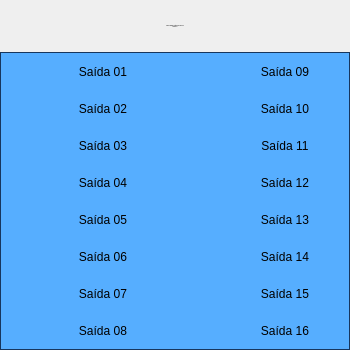
<?xml version="1.0" encoding="UTF-8"?>
<ui version="4.0">
 <class>Form</class>
 <widget class="QWidget" name="Form">
  <property name="geometry">
   <rect>
    <x>0</x>
    <y>0</y>
    <width>350</width>
    <height>350</height>
   </rect>
  </property>
  <property name="minimumSize">
   <size>
    <width>350</width>
    <height>350</height>
   </size>
  </property>
  <property name="maximumSize">
   <size>
    <width>350</width>
    <height>350</height>
   </size>
  </property>
  <property name="windowTitle">
   <string>Cartão 5069-OB16 08 Remota 01</string>
  </property>
  <layout class="QVBoxLayout" name="verticalLayout">
   <property name="spacing">
    <number>0</number>
   </property>
   <property name="leftMargin">
    <number>0</number>
   </property>
   <property name="topMargin">
    <number>0</number>
   </property>
   <property name="rightMargin">
    <number>0</number>
   </property>
   <property name="bottomMargin">
    <number>0</number>
   </property>
   <item>
    <layout class="QVBoxLayout" name="verticalLayout_2">
     <property name="spacing">
      <number>0</number>
     </property>
     <item>
      <widget class="PyDMLabel" name="PyDMLabel_17">
       <property name="font">
        <font>
         <pointsize>-1</pointsize>
        </font>
       </property>
       <property name="toolTip">
        <string/>
       </property>
       <property name="styleSheet">
        <string notr="true">PyDMLabel {
 qproperty-alignment: AlignCenter;
 border: 1px solid #FF17365D;
 background-color: #FF17365D;
 color: rgb(255, 255, 255);
 min-height: 45px;
 max-height: 45px;
 font-size: 14px;
}
</string>
       </property>
       <property name="midLineWidth">
        <number>0</number>
       </property>
       <property name="text">
        <string>Falhas Hardware Cartão 5069-OB16 08
Remota 01</string>
       </property>
       <property name="alignment">
        <set>Qt::AlignCenter</set>
       </property>
      </widget>
     </item>
     <item>
      <widget class="QFrame" name="frame">
       <property name="styleSheet">
        <string notr="true">QFrame#frame{
     border: 1px solid #FF17365D;
	 background-color: #56aeff;
}

PyDMByteIndicator {
  min-height: 1.50em;
  max-height: 1.50em;
  min-width: 1.50em;
}</string>
       </property>
       <property name="frameShape">
        <enum>QFrame::StyledPanel</enum>
       </property>
       <property name="frameShadow">
        <enum>QFrame::Raised</enum>
       </property>
       <layout class="QVBoxLayout" name="verticalLayout_3">
        <property name="spacing">
         <number>0</number>
        </property>
        <property name="leftMargin">
         <number>0</number>
        </property>
        <property name="topMargin">
         <number>0</number>
        </property>
        <property name="rightMargin">
         <number>0</number>
        </property>
        <property name="bottomMargin">
         <number>0</number>
        </property>
        <item>
         <layout class="QGridLayout" name="gridLayout">
          <property name="leftMargin">
           <number>5</number>
          </property>
          <property name="topMargin">
           <number>5</number>
          </property>
          <property name="rightMargin">
           <number>5</number>
          </property>
          <property name="bottomMargin">
           <number>5</number>
          </property>
          <property name="horizontalSpacing">
           <number>5</number>
          </property>
          <property name="verticalSpacing">
           <number>10</number>
          </property>
          <item row="4" column="0">
           <widget class="PyDMByteIndicator" name="PyDMByteIndicator_5">
            <property name="sizePolicy">
             <sizepolicy hsizetype="Fixed" vsizetype="Fixed">
              <horstretch>0</horstretch>
              <verstretch>0</verstretch>
             </sizepolicy>
            </property>
            <property name="minimumSize">
             <size>
              <width>27</width>
              <height>27</height>
             </size>
            </property>
            <property name="maximumSize">
             <size>
              <width>30</width>
              <height>27</height>
             </size>
            </property>
            <property name="toolTip">
             <string/>
            </property>
            <property name="channel" stdset="0">
             <string>ca://RA-RaSIA02:RF-IntlkComp-1:OutDig04-Mon.VAL</string>
            </property>
            <property name="onColor" stdset="0">
             <color>
              <red>255</red>
              <green>0</green>
              <blue>0</blue>
             </color>
            </property>
            <property name="offColor" stdset="0">
             <color>
              <red>0</red>
              <green>255</green>
              <blue>0</blue>
             </color>
            </property>
            <property name="showLabels" stdset="0">
             <bool>false</bool>
            </property>
            <property name="circles" stdset="0">
             <bool>true</bool>
            </property>
           </widget>
          </item>
          <item row="4" column="1">
           <widget class="PyDMLabel" name="PyDMLabel_5">
            <property name="sizePolicy">
             <sizepolicy hsizetype="Fixed" vsizetype="Fixed">
              <horstretch>0</horstretch>
              <verstretch>0</verstretch>
             </sizepolicy>
            </property>
            <property name="minimumSize">
             <size>
              <width>100</width>
              <height>25</height>
             </size>
            </property>
            <property name="maximumSize">
             <size>
              <width>100</width>
              <height>25</height>
             </size>
            </property>
            <property name="toolTip">
             <string/>
            </property>
            <property name="text">
             <string>Saída 05</string>
            </property>
            <property name="alignment">
             <set>Qt::AlignCenter</set>
            </property>
           </widget>
          </item>
          <item row="0" column="4">
           <widget class="PyDMLabel" name="PyDMLabel_9">
            <property name="sizePolicy">
             <sizepolicy hsizetype="Fixed" vsizetype="Fixed">
              <horstretch>0</horstretch>
              <verstretch>0</verstretch>
             </sizepolicy>
            </property>
            <property name="minimumSize">
             <size>
              <width>100</width>
              <height>25</height>
             </size>
            </property>
            <property name="maximumSize">
             <size>
              <width>100</width>
              <height>25</height>
             </size>
            </property>
            <property name="toolTip">
             <string/>
            </property>
            <property name="text">
             <string>Saída 09</string>
            </property>
            <property name="alignment">
             <set>Qt::AlignCenter</set>
            </property>
           </widget>
          </item>
          <item row="7" column="3">
           <widget class="PyDMByteIndicator" name="PyDMByteIndicator_16">
            <property name="sizePolicy">
             <sizepolicy hsizetype="Fixed" vsizetype="Fixed">
              <horstretch>0</horstretch>
              <verstretch>0</verstretch>
             </sizepolicy>
            </property>
            <property name="minimumSize">
             <size>
              <width>27</width>
              <height>27</height>
             </size>
            </property>
            <property name="maximumSize">
             <size>
              <width>30</width>
              <height>27</height>
             </size>
            </property>
            <property name="toolTip">
             <string/>
            </property>
            <property name="channel" stdset="0">
             <string>ca://RA-RaSIA02:RF-IntlkComp-1:OutDig15-Mon.VAL</string>
            </property>
            <property name="onColor" stdset="0">
             <color>
              <red>255</red>
              <green>0</green>
              <blue>0</blue>
             </color>
            </property>
            <property name="offColor" stdset="0">
             <color>
              <red>0</red>
              <green>255</green>
              <blue>0</blue>
             </color>
            </property>
            <property name="showLabels" stdset="0">
             <bool>false</bool>
            </property>
            <property name="circles" stdset="0">
             <bool>true</bool>
            </property>
           </widget>
          </item>
          <item row="2" column="1">
           <widget class="PyDMLabel" name="PyDMLabel_3">
            <property name="sizePolicy">
             <sizepolicy hsizetype="Fixed" vsizetype="Fixed">
              <horstretch>0</horstretch>
              <verstretch>0</verstretch>
             </sizepolicy>
            </property>
            <property name="minimumSize">
             <size>
              <width>100</width>
              <height>25</height>
             </size>
            </property>
            <property name="maximumSize">
             <size>
              <width>100</width>
              <height>25</height>
             </size>
            </property>
            <property name="toolTip">
             <string/>
            </property>
            <property name="text">
             <string>Saída 03</string>
            </property>
            <property name="alignment">
             <set>Qt::AlignCenter</set>
            </property>
           </widget>
          </item>
          <item row="6" column="1">
           <widget class="PyDMLabel" name="PyDMLabel_7">
            <property name="sizePolicy">
             <sizepolicy hsizetype="Fixed" vsizetype="Fixed">
              <horstretch>0</horstretch>
              <verstretch>0</verstretch>
             </sizepolicy>
            </property>
            <property name="minimumSize">
             <size>
              <width>100</width>
              <height>25</height>
             </size>
            </property>
            <property name="maximumSize">
             <size>
              <width>100</width>
              <height>25</height>
             </size>
            </property>
            <property name="toolTip">
             <string/>
            </property>
            <property name="text">
             <string>Saída 07</string>
            </property>
            <property name="alignment">
             <set>Qt::AlignCenter</set>
            </property>
           </widget>
          </item>
          <item row="3" column="1">
           <widget class="PyDMLabel" name="PyDMLabel_4">
            <property name="sizePolicy">
             <sizepolicy hsizetype="Fixed" vsizetype="Fixed">
              <horstretch>0</horstretch>
              <verstretch>0</verstretch>
             </sizepolicy>
            </property>
            <property name="minimumSize">
             <size>
              <width>100</width>
              <height>25</height>
             </size>
            </property>
            <property name="maximumSize">
             <size>
              <width>100</width>
              <height>25</height>
             </size>
            </property>
            <property name="toolTip">
             <string/>
            </property>
            <property name="text">
             <string>Saída 04</string>
            </property>
            <property name="alignment">
             <set>Qt::AlignCenter</set>
            </property>
           </widget>
          </item>
          <item row="1" column="3">
           <widget class="PyDMByteIndicator" name="PyDMByteIndicator_10">
            <property name="sizePolicy">
             <sizepolicy hsizetype="Fixed" vsizetype="Fixed">
              <horstretch>0</horstretch>
              <verstretch>0</verstretch>
             </sizepolicy>
            </property>
            <property name="minimumSize">
             <size>
              <width>27</width>
              <height>27</height>
             </size>
            </property>
            <property name="maximumSize">
             <size>
              <width>30</width>
              <height>27</height>
             </size>
            </property>
            <property name="toolTip">
             <string/>
            </property>
            <property name="channel" stdset="0">
             <string>ca://RA-RaSIA02:RF-IntlkComp-1:OutDig09-Mon.VAL</string>
            </property>
            <property name="onColor" stdset="0">
             <color>
              <red>255</red>
              <green>0</green>
              <blue>0</blue>
             </color>
            </property>
            <property name="offColor" stdset="0">
             <color>
              <red>0</red>
              <green>255</green>
              <blue>0</blue>
             </color>
            </property>
            <property name="showLabels" stdset="0">
             <bool>false</bool>
            </property>
            <property name="circles" stdset="0">
             <bool>true</bool>
            </property>
           </widget>
          </item>
          <item row="1" column="0">
           <widget class="PyDMByteIndicator" name="PyDMByteIndicator_2">
            <property name="sizePolicy">
             <sizepolicy hsizetype="Fixed" vsizetype="Fixed">
              <horstretch>0</horstretch>
              <verstretch>0</verstretch>
             </sizepolicy>
            </property>
            <property name="minimumSize">
             <size>
              <width>27</width>
              <height>27</height>
             </size>
            </property>
            <property name="maximumSize">
             <size>
              <width>30</width>
              <height>27</height>
             </size>
            </property>
            <property name="toolTip">
             <string/>
            </property>
            <property name="channel" stdset="0">
             <string>ca://RA-RaSIA02:RF-IntlkComp-1:OutDig01-Mon.VAL</string>
            </property>
            <property name="onColor" stdset="0">
             <color>
              <red>255</red>
              <green>0</green>
              <blue>0</blue>
             </color>
            </property>
            <property name="offColor" stdset="0">
             <color>
              <red>0</red>
              <green>255</green>
              <blue>0</blue>
             </color>
            </property>
            <property name="showLabels" stdset="0">
             <bool>false</bool>
            </property>
            <property name="circles" stdset="0">
             <bool>true</bool>
            </property>
           </widget>
          </item>
          <item row="7" column="4">
           <widget class="PyDMLabel" name="PyDMLabel_16">
            <property name="sizePolicy">
             <sizepolicy hsizetype="Fixed" vsizetype="Fixed">
              <horstretch>0</horstretch>
              <verstretch>0</verstretch>
             </sizepolicy>
            </property>
            <property name="minimumSize">
             <size>
              <width>100</width>
              <height>25</height>
             </size>
            </property>
            <property name="maximumSize">
             <size>
              <width>100</width>
              <height>25</height>
             </size>
            </property>
            <property name="toolTip">
             <string/>
            </property>
            <property name="text">
             <string>Saída 16</string>
            </property>
            <property name="alignment">
             <set>Qt::AlignCenter</set>
            </property>
           </widget>
          </item>
          <item row="4" column="3">
           <widget class="PyDMByteIndicator" name="PyDMByteIndicator_13">
            <property name="sizePolicy">
             <sizepolicy hsizetype="Fixed" vsizetype="Fixed">
              <horstretch>0</horstretch>
              <verstretch>0</verstretch>
             </sizepolicy>
            </property>
            <property name="minimumSize">
             <size>
              <width>27</width>
              <height>27</height>
             </size>
            </property>
            <property name="maximumSize">
             <size>
              <width>30</width>
              <height>27</height>
             </size>
            </property>
            <property name="toolTip">
             <string/>
            </property>
            <property name="channel" stdset="0">
             <string>ca://RA-RaSIA02:RF-IntlkComp-1:OutDig12-Mon.VAL</string>
            </property>
            <property name="onColor" stdset="0">
             <color>
              <red>255</red>
              <green>0</green>
              <blue>0</blue>
             </color>
            </property>
            <property name="offColor" stdset="0">
             <color>
              <red>0</red>
              <green>255</green>
              <blue>0</blue>
             </color>
            </property>
            <property name="showLabels" stdset="0">
             <bool>false</bool>
            </property>
            <property name="circles" stdset="0">
             <bool>true</bool>
            </property>
           </widget>
          </item>
          <item row="6" column="4">
           <widget class="PyDMLabel" name="PyDMLabel_15">
            <property name="sizePolicy">
             <sizepolicy hsizetype="Fixed" vsizetype="Fixed">
              <horstretch>0</horstretch>
              <verstretch>0</verstretch>
             </sizepolicy>
            </property>
            <property name="minimumSize">
             <size>
              <width>100</width>
              <height>25</height>
             </size>
            </property>
            <property name="maximumSize">
             <size>
              <width>100</width>
              <height>25</height>
             </size>
            </property>
            <property name="toolTip">
             <string/>
            </property>
            <property name="text">
             <string>Saída 15</string>
            </property>
            <property name="alignment">
             <set>Qt::AlignCenter</set>
            </property>
           </widget>
          </item>
          <item row="2" column="4">
           <widget class="PyDMLabel" name="PyDMLabel_11">
            <property name="sizePolicy">
             <sizepolicy hsizetype="Fixed" vsizetype="Fixed">
              <horstretch>0</horstretch>
              <verstretch>0</verstretch>
             </sizepolicy>
            </property>
            <property name="minimumSize">
             <size>
              <width>100</width>
              <height>25</height>
             </size>
            </property>
            <property name="maximumSize">
             <size>
              <width>100</width>
              <height>25</height>
             </size>
            </property>
            <property name="toolTip">
             <string/>
            </property>
            <property name="text">
             <string>Saída 11</string>
            </property>
            <property name="alignment">
             <set>Qt::AlignCenter</set>
            </property>
           </widget>
          </item>
          <item row="2" column="0">
           <widget class="PyDMByteIndicator" name="PyDMByteIndicator_3">
            <property name="sizePolicy">
             <sizepolicy hsizetype="Fixed" vsizetype="Fixed">
              <horstretch>0</horstretch>
              <verstretch>0</verstretch>
             </sizepolicy>
            </property>
            <property name="minimumSize">
             <size>
              <width>27</width>
              <height>27</height>
             </size>
            </property>
            <property name="maximumSize">
             <size>
              <width>30</width>
              <height>27</height>
             </size>
            </property>
            <property name="toolTip">
             <string/>
            </property>
            <property name="channel" stdset="0">
             <string>ca://RA-RaSIA02:RF-IntlkComp-1:OutDig02-Mon.VAL</string>
            </property>
            <property name="onColor" stdset="0">
             <color>
              <red>255</red>
              <green>0</green>
              <blue>0</blue>
             </color>
            </property>
            <property name="offColor" stdset="0">
             <color>
              <red>0</red>
              <green>255</green>
              <blue>0</blue>
             </color>
            </property>
            <property name="showLabels" stdset="0">
             <bool>false</bool>
            </property>
            <property name="circles" stdset="0">
             <bool>true</bool>
            </property>
           </widget>
          </item>
          <item row="5" column="1">
           <widget class="PyDMLabel" name="PyDMLabel_6">
            <property name="sizePolicy">
             <sizepolicy hsizetype="Fixed" vsizetype="Fixed">
              <horstretch>0</horstretch>
              <verstretch>0</verstretch>
             </sizepolicy>
            </property>
            <property name="minimumSize">
             <size>
              <width>100</width>
              <height>25</height>
             </size>
            </property>
            <property name="maximumSize">
             <size>
              <width>100</width>
              <height>25</height>
             </size>
            </property>
            <property name="toolTip">
             <string/>
            </property>
            <property name="text">
             <string>Saída 06</string>
            </property>
            <property name="alignment">
             <set>Qt::AlignCenter</set>
            </property>
           </widget>
          </item>
          <item row="6" column="0">
           <widget class="PyDMByteIndicator" name="PyDMByteIndicator_7">
            <property name="sizePolicy">
             <sizepolicy hsizetype="Fixed" vsizetype="Fixed">
              <horstretch>0</horstretch>
              <verstretch>0</verstretch>
             </sizepolicy>
            </property>
            <property name="minimumSize">
             <size>
              <width>27</width>
              <height>27</height>
             </size>
            </property>
            <property name="maximumSize">
             <size>
              <width>30</width>
              <height>27</height>
             </size>
            </property>
            <property name="toolTip">
             <string/>
            </property>
            <property name="channel" stdset="0">
             <string>ca://RA-RaSIA02:RF-IntlkComp-1:OutDig06-Mon.VAL</string>
            </property>
            <property name="onColor" stdset="0">
             <color>
              <red>255</red>
              <green>0</green>
              <blue>0</blue>
             </color>
            </property>
            <property name="offColor" stdset="0">
             <color>
              <red>0</red>
              <green>255</green>
              <blue>0</blue>
             </color>
            </property>
            <property name="orientation" stdset="0">
             <enum>Qt::Vertical</enum>
            </property>
            <property name="showLabels" stdset="0">
             <bool>false</bool>
            </property>
            <property name="circles" stdset="0">
             <bool>true</bool>
            </property>
           </widget>
          </item>
          <item row="5" column="4">
           <widget class="PyDMLabel" name="PyDMLabel_14">
            <property name="sizePolicy">
             <sizepolicy hsizetype="Fixed" vsizetype="Fixed">
              <horstretch>0</horstretch>
              <verstretch>0</verstretch>
             </sizepolicy>
            </property>
            <property name="minimumSize">
             <size>
              <width>100</width>
              <height>25</height>
             </size>
            </property>
            <property name="maximumSize">
             <size>
              <width>100</width>
              <height>25</height>
             </size>
            </property>
            <property name="toolTip">
             <string/>
            </property>
            <property name="text">
             <string>Saída 14</string>
            </property>
            <property name="alignment">
             <set>Qt::AlignCenter</set>
            </property>
           </widget>
          </item>
          <item row="6" column="3">
           <widget class="PyDMByteIndicator" name="PyDMByteIndicator_15">
            <property name="sizePolicy">
             <sizepolicy hsizetype="Fixed" vsizetype="Fixed">
              <horstretch>0</horstretch>
              <verstretch>0</verstretch>
             </sizepolicy>
            </property>
            <property name="minimumSize">
             <size>
              <width>27</width>
              <height>27</height>
             </size>
            </property>
            <property name="maximumSize">
             <size>
              <width>30</width>
              <height>27</height>
             </size>
            </property>
            <property name="toolTip">
             <string/>
            </property>
            <property name="channel" stdset="0">
             <string>ca://RA-RaSIA02:RF-IntlkComp-1:OutDig14-Mon.VAL</string>
            </property>
            <property name="onColor" stdset="0">
             <color>
              <red>255</red>
              <green>0</green>
              <blue>0</blue>
             </color>
            </property>
            <property name="offColor" stdset="0">
             <color>
              <red>0</red>
              <green>255</green>
              <blue>0</blue>
             </color>
            </property>
            <property name="showLabels" stdset="0">
             <bool>false</bool>
            </property>
            <property name="circles" stdset="0">
             <bool>true</bool>
            </property>
           </widget>
          </item>
          <item row="0" column="1">
           <widget class="PyDMLabel" name="PyDMLabel">
            <property name="sizePolicy">
             <sizepolicy hsizetype="Fixed" vsizetype="Fixed">
              <horstretch>0</horstretch>
              <verstretch>0</verstretch>
             </sizepolicy>
            </property>
            <property name="minimumSize">
             <size>
              <width>100</width>
              <height>25</height>
             </size>
            </property>
            <property name="maximumSize">
             <size>
              <width>100</width>
              <height>25</height>
             </size>
            </property>
            <property name="toolTip">
             <string/>
            </property>
            <property name="text">
             <string>Saída 01</string>
            </property>
            <property name="alignment">
             <set>Qt::AlignCenter</set>
            </property>
            <property name="channel" stdset="0">
             <string/>
            </property>
           </widget>
          </item>
          <item row="0" column="0">
           <widget class="PyDMByteIndicator" name="PyDMByteIndicator">
            <property name="sizePolicy">
             <sizepolicy hsizetype="Fixed" vsizetype="Fixed">
              <horstretch>0</horstretch>
              <verstretch>0</verstretch>
             </sizepolicy>
            </property>
            <property name="minimumSize">
             <size>
              <width>27</width>
              <height>27</height>
             </size>
            </property>
            <property name="maximumSize">
             <size>
              <width>30</width>
              <height>27</height>
             </size>
            </property>
            <property name="toolTip">
             <string/>
            </property>
            <property name="channel" stdset="0">
             <string>ca://RA-RaSIA02:RF-IntlkComp-1:OutDig00-Mon.VAL</string>
            </property>
            <property name="onColor" stdset="0">
             <color>
              <red>255</red>
              <green>0</green>
              <blue>0</blue>
             </color>
            </property>
            <property name="offColor" stdset="0">
             <color>
              <red>0</red>
              <green>255</green>
              <blue>0</blue>
             </color>
            </property>
            <property name="showLabels" stdset="0">
             <bool>false</bool>
            </property>
            <property name="circles" stdset="0">
             <bool>true</bool>
            </property>
            <property name="labelPosition" stdset="0">
             <enum>QTabWidget::East</enum>
            </property>
           </widget>
          </item>
          <item row="1" column="4">
           <widget class="PyDMLabel" name="PyDMLabel_10">
            <property name="sizePolicy">
             <sizepolicy hsizetype="Fixed" vsizetype="Fixed">
              <horstretch>0</horstretch>
              <verstretch>0</verstretch>
             </sizepolicy>
            </property>
            <property name="minimumSize">
             <size>
              <width>100</width>
              <height>25</height>
             </size>
            </property>
            <property name="maximumSize">
             <size>
              <width>100</width>
              <height>25</height>
             </size>
            </property>
            <property name="toolTip">
             <string/>
            </property>
            <property name="text">
             <string>Saída 10</string>
            </property>
            <property name="alignment">
             <set>Qt::AlignCenter</set>
            </property>
           </widget>
          </item>
          <item row="2" column="3">
           <widget class="PyDMByteIndicator" name="PyDMByteIndicator_11">
            <property name="sizePolicy">
             <sizepolicy hsizetype="Fixed" vsizetype="Fixed">
              <horstretch>0</horstretch>
              <verstretch>0</verstretch>
             </sizepolicy>
            </property>
            <property name="minimumSize">
             <size>
              <width>27</width>
              <height>27</height>
             </size>
            </property>
            <property name="maximumSize">
             <size>
              <width>30</width>
              <height>27</height>
             </size>
            </property>
            <property name="toolTip">
             <string/>
            </property>
            <property name="channel" stdset="0">
             <string>ca://RA-RaSIA02:RF-IntlkComp-1:OutDig10-Mon.VAL</string>
            </property>
            <property name="onColor" stdset="0">
             <color>
              <red>255</red>
              <green>0</green>
              <blue>0</blue>
             </color>
            </property>
            <property name="offColor" stdset="0">
             <color>
              <red>0</red>
              <green>255</green>
              <blue>0</blue>
             </color>
            </property>
            <property name="showLabels" stdset="0">
             <bool>false</bool>
            </property>
            <property name="circles" stdset="0">
             <bool>true</bool>
            </property>
           </widget>
          </item>
          <item row="3" column="0">
           <widget class="PyDMByteIndicator" name="PyDMByteIndicator_4">
            <property name="sizePolicy">
             <sizepolicy hsizetype="Fixed" vsizetype="Fixed">
              <horstretch>0</horstretch>
              <verstretch>0</verstretch>
             </sizepolicy>
            </property>
            <property name="minimumSize">
             <size>
              <width>27</width>
              <height>27</height>
             </size>
            </property>
            <property name="maximumSize">
             <size>
              <width>30</width>
              <height>27</height>
             </size>
            </property>
            <property name="toolTip">
             <string/>
            </property>
            <property name="channel" stdset="0">
             <string>ca://RA-RaSIA02:RF-IntlkComp-1:OutDig03-Mon.VAL</string>
            </property>
            <property name="onColor" stdset="0">
             <color>
              <red>255</red>
              <green>0</green>
              <blue>0</blue>
             </color>
            </property>
            <property name="offColor" stdset="0">
             <color>
              <red>0</red>
              <green>255</green>
              <blue>0</blue>
             </color>
            </property>
            <property name="showLabels" stdset="0">
             <bool>false</bool>
            </property>
            <property name="circles" stdset="0">
             <bool>true</bool>
            </property>
           </widget>
          </item>
          <item row="4" column="4">
           <widget class="PyDMLabel" name="PyDMLabel_13">
            <property name="sizePolicy">
             <sizepolicy hsizetype="Fixed" vsizetype="Fixed">
              <horstretch>0</horstretch>
              <verstretch>0</verstretch>
             </sizepolicy>
            </property>
            <property name="minimumSize">
             <size>
              <width>100</width>
              <height>25</height>
             </size>
            </property>
            <property name="maximumSize">
             <size>
              <width>100</width>
              <height>25</height>
             </size>
            </property>
            <property name="toolTip">
             <string/>
            </property>
            <property name="text">
             <string>Saída 13</string>
            </property>
            <property name="alignment">
             <set>Qt::AlignCenter</set>
            </property>
           </widget>
          </item>
          <item row="3" column="3">
           <widget class="PyDMByteIndicator" name="PyDMByteIndicator_12">
            <property name="sizePolicy">
             <sizepolicy hsizetype="Fixed" vsizetype="Fixed">
              <horstretch>0</horstretch>
              <verstretch>0</verstretch>
             </sizepolicy>
            </property>
            <property name="minimumSize">
             <size>
              <width>27</width>
              <height>27</height>
             </size>
            </property>
            <property name="maximumSize">
             <size>
              <width>30</width>
              <height>27</height>
             </size>
            </property>
            <property name="toolTip">
             <string/>
            </property>
            <property name="channel" stdset="0">
             <string>ca://RA-RaSIA02:RF-IntlkComp-1:OutDig11-Mon.VAL</string>
            </property>
            <property name="onColor" stdset="0">
             <color>
              <red>255</red>
              <green>0</green>
              <blue>0</blue>
             </color>
            </property>
            <property name="offColor" stdset="0">
             <color>
              <red>0</red>
              <green>255</green>
              <blue>0</blue>
             </color>
            </property>
            <property name="showLabels" stdset="0">
             <bool>false</bool>
            </property>
            <property name="circles" stdset="0">
             <bool>true</bool>
            </property>
           </widget>
          </item>
          <item row="1" column="1">
           <widget class="PyDMLabel" name="PyDMLabel_2">
            <property name="sizePolicy">
             <sizepolicy hsizetype="Fixed" vsizetype="Fixed">
              <horstretch>0</horstretch>
              <verstretch>0</verstretch>
             </sizepolicy>
            </property>
            <property name="minimumSize">
             <size>
              <width>100</width>
              <height>25</height>
             </size>
            </property>
            <property name="maximumSize">
             <size>
              <width>100</width>
              <height>25</height>
             </size>
            </property>
            <property name="toolTip">
             <string/>
            </property>
            <property name="text">
             <string>Saída 02</string>
            </property>
            <property name="alignment">
             <set>Qt::AlignCenter</set>
            </property>
           </widget>
          </item>
          <item row="0" column="2" rowspan="8">
           <spacer name="verticalSpacer">
            <property name="orientation">
             <enum>Qt::Vertical</enum>
            </property>
            <property name="sizeHint" stdset="0">
             <size>
              <width>30</width>
              <height>40</height>
             </size>
            </property>
           </spacer>
          </item>
          <item row="7" column="0">
           <widget class="PyDMByteIndicator" name="PyDMByteIndicator_8">
            <property name="sizePolicy">
             <sizepolicy hsizetype="Fixed" vsizetype="Fixed">
              <horstretch>0</horstretch>
              <verstretch>0</verstretch>
             </sizepolicy>
            </property>
            <property name="minimumSize">
             <size>
              <width>27</width>
              <height>27</height>
             </size>
            </property>
            <property name="maximumSize">
             <size>
              <width>30</width>
              <height>27</height>
             </size>
            </property>
            <property name="toolTip">
             <string/>
            </property>
            <property name="channel" stdset="0">
             <string>ca://RA-RaSIA02:RF-IntlkComp-1:OutDig07-Mon.VAL</string>
            </property>
            <property name="onColor" stdset="0">
             <color>
              <red>255</red>
              <green>0</green>
              <blue>0</blue>
             </color>
            </property>
            <property name="offColor" stdset="0">
             <color>
              <red>0</red>
              <green>255</green>
              <blue>0</blue>
             </color>
            </property>
            <property name="showLabels" stdset="0">
             <bool>false</bool>
            </property>
            <property name="circles" stdset="0">
             <bool>true</bool>
            </property>
           </widget>
          </item>
          <item row="5" column="0">
           <widget class="PyDMByteIndicator" name="PyDMByteIndicator_6">
            <property name="sizePolicy">
             <sizepolicy hsizetype="Fixed" vsizetype="Fixed">
              <horstretch>0</horstretch>
              <verstretch>0</verstretch>
             </sizepolicy>
            </property>
            <property name="minimumSize">
             <size>
              <width>27</width>
              <height>27</height>
             </size>
            </property>
            <property name="maximumSize">
             <size>
              <width>30</width>
              <height>27</height>
             </size>
            </property>
            <property name="toolTip">
             <string/>
            </property>
            <property name="channel" stdset="0">
             <string>ca://RA-RaSIA02:RF-IntlkComp-1:OutDig05-Mon.VAL</string>
            </property>
            <property name="onColor" stdset="0">
             <color>
              <red>255</red>
              <green>0</green>
              <blue>0</blue>
             </color>
            </property>
            <property name="offColor" stdset="0">
             <color>
              <red>0</red>
              <green>255</green>
              <blue>0</blue>
             </color>
            </property>
            <property name="showLabels" stdset="0">
             <bool>false</bool>
            </property>
            <property name="circles" stdset="0">
             <bool>true</bool>
            </property>
           </widget>
          </item>
          <item row="5" column="3">
           <widget class="PyDMByteIndicator" name="PyDMByteIndicator_14">
            <property name="sizePolicy">
             <sizepolicy hsizetype="Fixed" vsizetype="Fixed">
              <horstretch>0</horstretch>
              <verstretch>0</verstretch>
             </sizepolicy>
            </property>
            <property name="minimumSize">
             <size>
              <width>27</width>
              <height>27</height>
             </size>
            </property>
            <property name="maximumSize">
             <size>
              <width>30</width>
              <height>27</height>
             </size>
            </property>
            <property name="toolTip">
             <string/>
            </property>
            <property name="channel" stdset="0">
             <string>ca://RA-RaSIA02:RF-IntlkComp-1:OutDig13-Mon.VAL</string>
            </property>
            <property name="onColor" stdset="0">
             <color>
              <red>255</red>
              <green>0</green>
              <blue>0</blue>
             </color>
            </property>
            <property name="offColor" stdset="0">
             <color>
              <red>0</red>
              <green>255</green>
              <blue>0</blue>
             </color>
            </property>
            <property name="showLabels" stdset="0">
             <bool>false</bool>
            </property>
            <property name="circles" stdset="0">
             <bool>true</bool>
            </property>
           </widget>
          </item>
          <item row="0" column="3">
           <widget class="PyDMByteIndicator" name="PyDMByteIndicator_9">
            <property name="sizePolicy">
             <sizepolicy hsizetype="Fixed" vsizetype="Fixed">
              <horstretch>0</horstretch>
              <verstretch>0</verstretch>
             </sizepolicy>
            </property>
            <property name="minimumSize">
             <size>
              <width>27</width>
              <height>27</height>
             </size>
            </property>
            <property name="maximumSize">
             <size>
              <width>30</width>
              <height>27</height>
             </size>
            </property>
            <property name="toolTip">
             <string/>
            </property>
            <property name="alarmSensitiveContent" stdset="0">
             <bool>false</bool>
            </property>
            <property name="alarmSensitiveBorder" stdset="0">
             <bool>true</bool>
            </property>
            <property name="PyDMToolTip" stdset="0">
             <string/>
            </property>
            <property name="channel" stdset="0">
             <string>ca://RA-RaSIA02:RF-IntlkComp-1:OutDig08-Mon.VAL</string>
            </property>
            <property name="onColor" stdset="0">
             <color>
              <red>255</red>
              <green>0</green>
              <blue>0</blue>
             </color>
            </property>
            <property name="offColor" stdset="0">
             <color>
              <red>0</red>
              <green>255</green>
              <blue>0</blue>
             </color>
            </property>
            <property name="showLabels" stdset="0">
             <bool>false</bool>
            </property>
            <property name="bigEndian" stdset="0">
             <bool>false</bool>
            </property>
            <property name="circles" stdset="0">
             <bool>true</bool>
            </property>
            <property name="numBits" stdset="0">
             <number>1</number>
            </property>
            <property name="shift" stdset="0">
             <number>0</number>
            </property>
            <property name="labels" stdset="0">
             <stringlist>
              <string>Bit 0</string>
             </stringlist>
            </property>
           </widget>
          </item>
          <item row="7" column="1">
           <widget class="PyDMLabel" name="PyDMLabel_8">
            <property name="sizePolicy">
             <sizepolicy hsizetype="Fixed" vsizetype="Fixed">
              <horstretch>0</horstretch>
              <verstretch>0</verstretch>
             </sizepolicy>
            </property>
            <property name="minimumSize">
             <size>
              <width>100</width>
              <height>25</height>
             </size>
            </property>
            <property name="maximumSize">
             <size>
              <width>100</width>
              <height>25</height>
             </size>
            </property>
            <property name="toolTip">
             <string/>
            </property>
            <property name="text">
             <string>Saída 08</string>
            </property>
            <property name="alignment">
             <set>Qt::AlignCenter</set>
            </property>
           </widget>
          </item>
          <item row="3" column="4">
           <widget class="PyDMLabel" name="PyDMLabel_12">
            <property name="sizePolicy">
             <sizepolicy hsizetype="Fixed" vsizetype="Fixed">
              <horstretch>0</horstretch>
              <verstretch>0</verstretch>
             </sizepolicy>
            </property>
            <property name="minimumSize">
             <size>
              <width>100</width>
              <height>25</height>
             </size>
            </property>
            <property name="maximumSize">
             <size>
              <width>100</width>
              <height>25</height>
             </size>
            </property>
            <property name="toolTip">
             <string/>
            </property>
            <property name="text">
             <string>Saída 12</string>
            </property>
            <property name="alignment">
             <set>Qt::AlignCenter</set>
            </property>
           </widget>
          </item>
         </layout>
        </item>
       </layout>
      </widget>
     </item>
    </layout>
   </item>
  </layout>
 </widget>
 <customwidgets>
  <customwidget>
   <class>PyDMLabel</class>
   <extends>QLabel</extends>
   <header>pydm.widgets.label</header>
  </customwidget>
  <customwidget>
   <class>PyDMByteIndicator</class>
   <extends>QWidget</extends>
   <header>pydm.widgets.byte</header>
  </customwidget>
 </customwidgets>
 <resources/>
 <connections/>
</ui>
